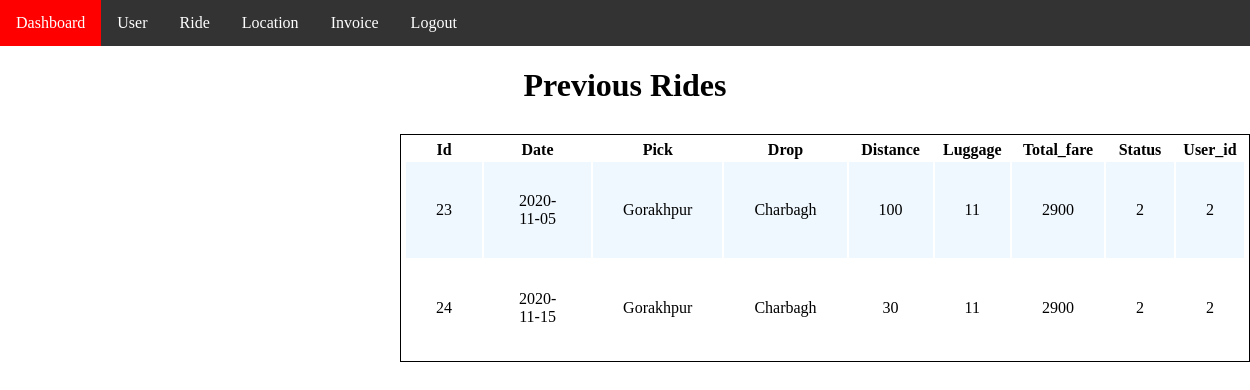
The page /admin/completeRide.php on the database its author committed.
### tables this page shows
CREATE TABLE `tbl_ride` (
  `ride_id` int(11) NOT NULL,
  `ride_date` date NOT NULL,
  `pick_place` varchar(255) NOT NULL,
  `drop_place` varchar(255) NOT NULL,
  `cab_type` varchar(255) NOT NULL,
  `total_distance` varchar(255) NOT NULL,
  `luggage` varchar(255) NOT NULL,
  `total_fare` varchar(255) NOT NULL,
  `status` int(10) NOT NULL,
  `customer_user_id` varchar(255) NOT NULL
);

### Dbconnection.php (called while the page is built, shortened)
<?php
class Dbconnection {
    function __construct(){
        $this->con = new mysqli('localhost', 'root', '', 'cedcab');
    }
}
?>

### Admin.php (called while the page is built, shortened)
<?php
    class Admin {
        function completeRide ($con){
            $data =array();
            $sql = "SELECT * FROM `tbl_ride` WHERE `status` ='2'";
            $query = $con->query($sql);
            if ($query->num_rows > 0) {
                while($row = $query->fetch_assoc()){
                    $data[] = $row;
                }
                return $data;
            }
        }
    }
?>

### admin/completeRide.php (the view, shortened to what this page needs)
<?php
require "../Dbconnection.php";
require "../Admin.php";
$Connection = new Dbconnection();
$location = new Admin();
$locate = $location->completeRide($Connection->con);
?>
<!DOCTYPE html>
<html lang="en">
    <head>
        <link href="../style.css" type="text/css" rel="stylesheet">
    </head>
    <body>
        <div class="navbar">
            <a href="admin.php">Dashboard</a>
            <div class="dropdown">
                <button class="dropbtn">User</button>
            </div>
            <div class="dropdown">
                <button class="dropbtn">Ride</button>
            </div>
            <div class="dropdown">
                <button class="dropbtn">Location</button>
            </div>
            <a href="#">Invoice</a>
            <a href="../logout.php">Logout</a>
        </div>
        <h1 style="text-align: center;">Previous Rides</h1>
        <table class="table" style="margin-left: 400px;">
            <tr>
                <th>Id</th>
                <th>Date</th>
                <th>Pick</th>
                <th>Drop</th>
                <th>Distance</th>
                <th>Luggage</th>
                <th>Total_fare</th>
                <th>Status</th>
                <th>User_id</th>
            </tr>
                <?php
                    foreach($locate as $value){
                    ?>
                        <tr>
                            <td><?php echo $value['ride_id']; ?></td>
                            <td><?php echo $value['ride_date']; ?></td>
                            <td><?php echo $value['pick_place']; ?></td>
                            <td><?php echo $value['drop_place']; ?></td>
                            <td><?php echo $value['total_distance']; ?></td>
                            <td><?php echo $value['luggage']; ?></td>
                            <td><?php echo $value['total_fare']; ?></td>
                            <td><?php echo $value['status']; ?></td>
                            <td><?php echo $value['customer_user_id']; ?></td>
                        </tr>
                    <?php
                    }?>
        </table>
    </body>
</html>

### style.css (style rules this page uses)
body { margin: 0; padding: 0; }
.navbar { overflow: hidden; background-color: #333; }
.navbar a { float: left; font-size: 16px; color: white; text-align: center; padding: 14px 16px; text-decoration: none; }
.dropdown { float: left; overflow: hidden; }
.dropdown .dropbtn { font-size: 16px; border: none; outline: none; color: white; padding: 14px 16px; background-color: inherit; font-family: inherit; margin: 0; }
.table { margin-top: 30px; border: 1px solid black; text-align: center; padding: 3px; margin: 30px 0px 30px 500px; }
tr, td { padding: 30px; }
tr:nth-child(even) { background-color: aliceblue; }

### rows shown on the page
tbl_ride: ride_id "23", ride_date "2020-11-05", pick_place "Gorakhpur", drop_place "Charbagh", total_distance "100", luggage "11", total_fare "2900", status "2", customer_user "2"
tbl_ride: ride_id "24", ride_date "2020-11-15", pick_place "Gorakhpur", drop_place "Charbagh", total_distance "30", luggage "11", total_fare "2900", status "2", customer_user "2"
